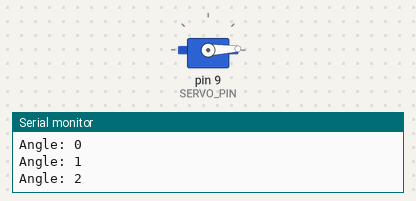
Bench run of a sketch on a simulated Arduino Uno, built with avr-gcc and run on an emulated ATmega328P. Parts: servo, the last lines printed to the serial monitor.

Above: at 0.05 s.
At 1.55 s:
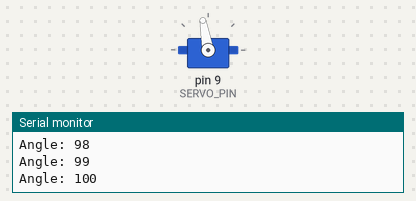
At 3.1 s:
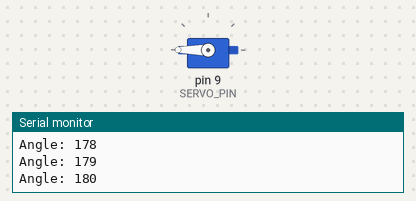
At 6.2 s:
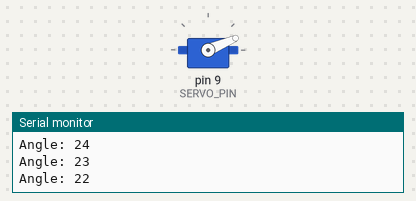
Timing chart, 0 to 12.4 s (numbered marks = the images above):
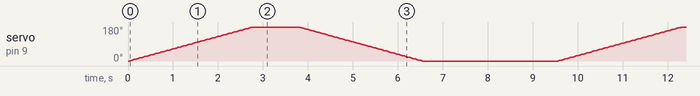

The sketch:

test_servo_sweep.ino
```cpp
/**
 * test_servo_sweep.ino
 * 서보 모터 스위프 테스트
 *
 * 각 서보를 0도에서 180도까지 천천히 움직여서
 * 서보의 동작 범위와 응답을 확인합니다.
 *
 * 연결:
 * - 서보 1개를 핀 9에 연결
 * - 외부 전원 5V 연결 (서보 파워)
 * - GND 공통 연결
 *
 * 사용법:
 * 1. 테스트할 서보를 핀 9에 연결
 * 2. 업로드 후 시리얼 모니터 열기 (115200 baud)
 * 3. 서보가 0도 → 180도 → 0도로 반복 동작
 */

#include <Servo.h>

Servo testServo;

const int SERVO_PIN = 9;
const int SWEEP_DELAY = 15;  // 각도당 딜레이 (ms)

void setup() {
  Serial.begin(115200);
  Serial.println("=================================");
  Serial.println("Servo Sweep Test");
  Serial.println("=================================");

  testServo.attach(SERVO_PIN);

  Serial.print("Servo attached to pin ");
  Serial.println(SERVO_PIN);
  Serial.println("Starting sweep test...");
}

void loop() {
  // 0도 → 180도
  Serial.println("Sweeping 0 -> 180 degrees");
  for (int angle = 0; angle <= 180; angle++) {
    testServo.write(angle);
    Serial.print("Angle: ");
    Serial.println(angle);
    delay(SWEEP_DELAY);
  }

  delay(1000);

  // 180도 → 0도
  Serial.println("Sweeping 180 -> 0 degrees");
  for (int angle = 180; angle >= 0; angle--) {
    testServo.write(angle);
    Serial.print("Angle: ");
    Serial.println(angle);
    delay(SWEEP_DELAY);
  }

  delay(1000);

  Serial.println("Sweep cycle completed");
  Serial.println("---");
  delay(2000);
}
```
